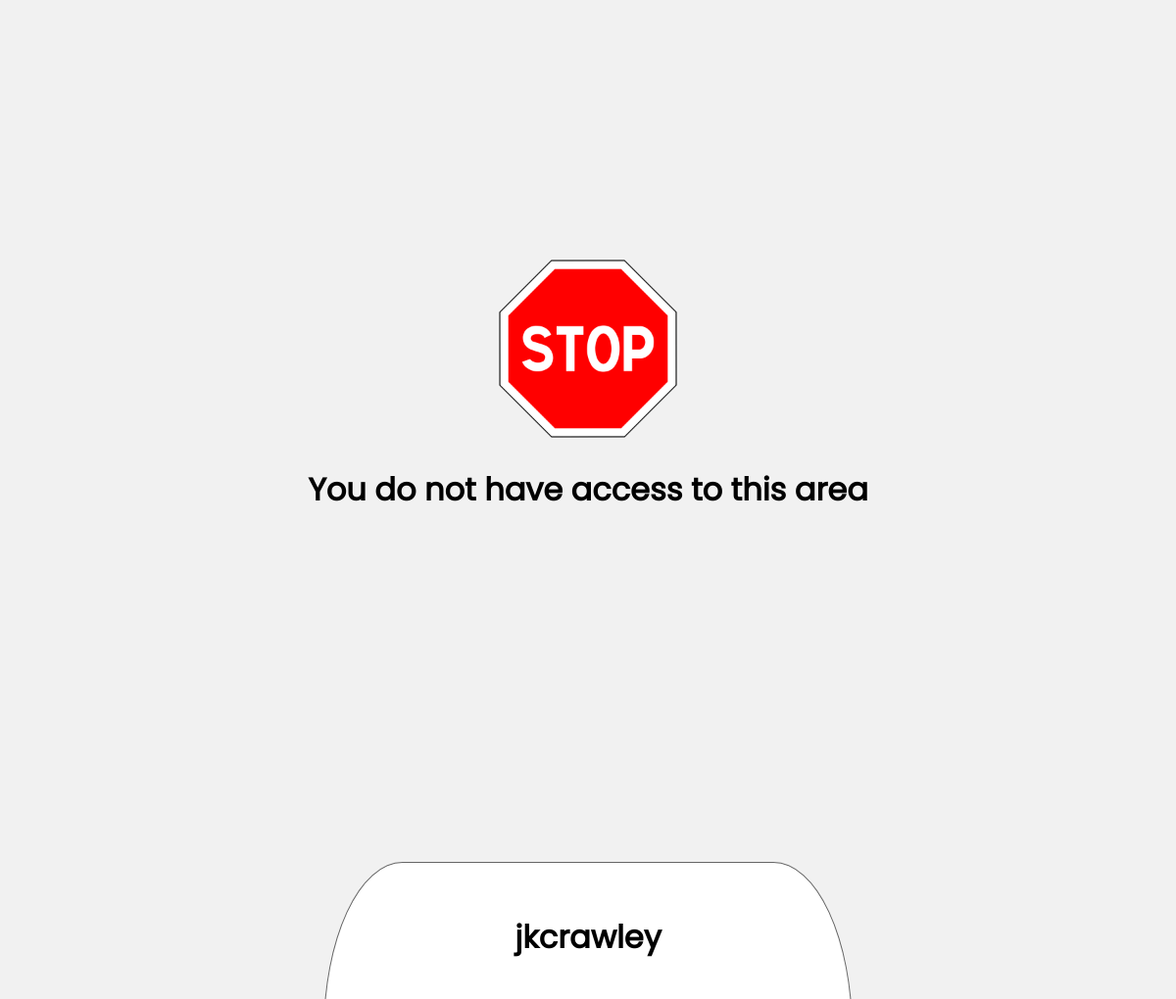
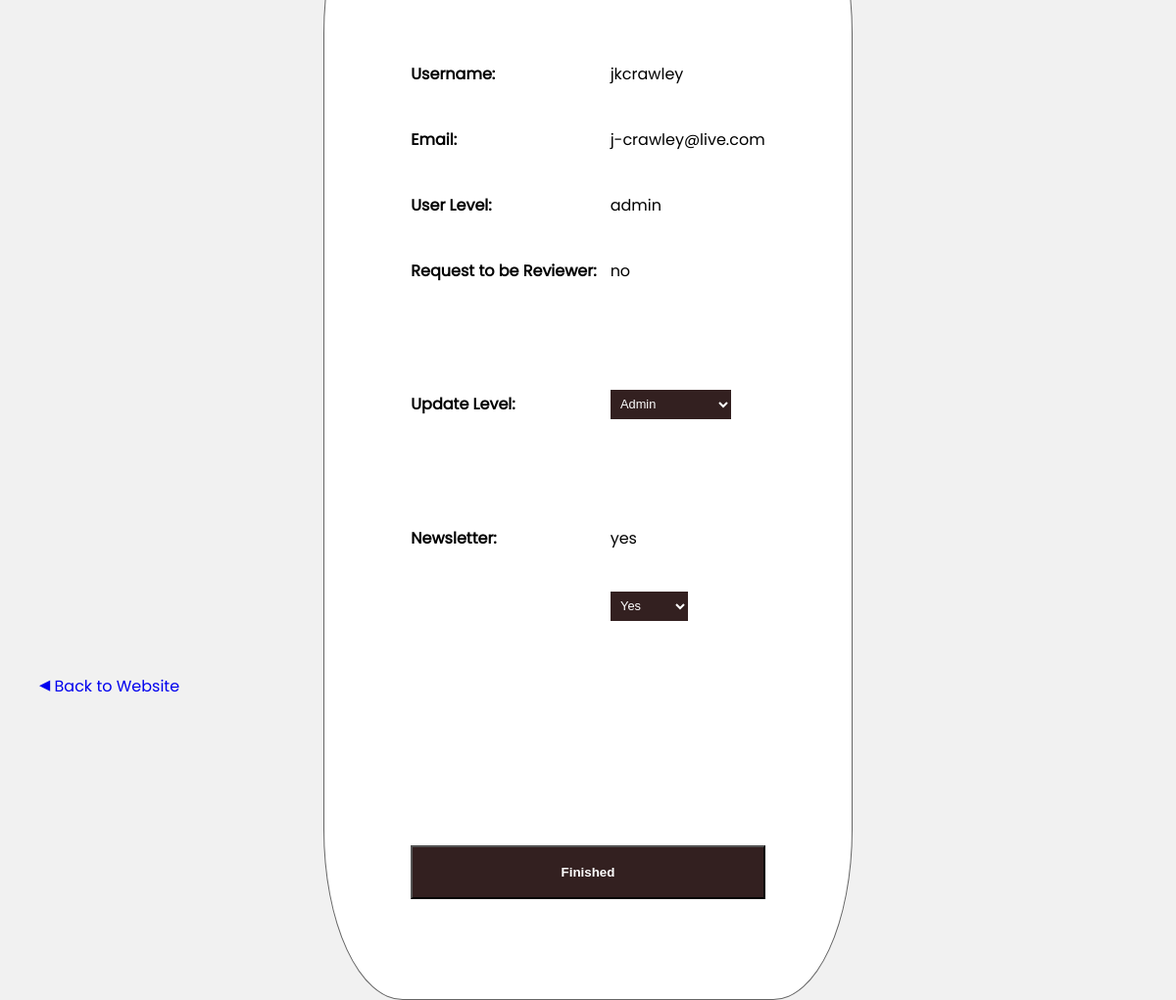
The app's page /admin/useredit.php?userid=6 with its own data (2 pictures, top to bottom).
### tables this page shows
CREATE TABLE IF NOT EXISTS `users` (
  `u_id` int(11) NOT NULL AUTO_INCREMENT,
  `u_username` varchar(60) NOT NULL,
  `u_password` varchar(100) NOT NULL,
  `u_email` varchar(80) NOT NULL,
  `u_newsletter` varchar(5) NOT NULL,
  `u_level` varchar(20) NOT NULL,
  `u_request` varchar(5) NOT NULL,
  PRIMARY KEY (`u_id`)
);

### admin/useredit.php (the view, shortened to what this page needs)
<?php
$userid = $_GET['userid'];
include('../includes/config.php');
$userSQL = "SELECT * FROM users WHERE u_id = '$userid' LIMIT 1;";
$userResult = mysqli_query($conn, $userSQL) or die("Bad query:$userSQL");
if($_SESSION['userlevel'] != 'admin'){
    echo "<div style='display: flex; align-items: center; justify-content: center; flex-direction: column; height: 100%;'><div style=\"background-image: url('../images/stop.png'); width: 200px; height: 200px; background-size: cover;\"></div>";
    echo "<h1>You do not have access to this area</h1></div>";
    echo "<span style='position: absolute; bottom: 15%; left: 40px; padding: 0;'><a href='../login.php' style='text-decoration: none;' ><span style='font-size: 1.4rem'>&#9666;</span> Back to Website</a></span>";
}
?>
<!DOCTYPE html>
<html>
    <head>
        <link rel="stylesheet" href="../css/admin.css">
    </head>
    <body>
        <div class='content-wrapper' <?php $toggleDisply; ?>>
        <table>
<?php
while($row = mysqli_fetch_array($userResult, MYSQLI_ASSOC)){
?>
<tr>
    <td colspan='2'><h1><?php echo $row['u_username']; ?></h1></td>
</tr>
<?php
echo "<tr><td><b>Username:</b></td><td>" . $row['u_username'] . "</td></tr>";
echo "<tr><td><b>Email:</b></td><td>" . $row['u_email'] . "</td></tr>";
echo "<tr><td><b>User Level:</b></td><td>" . $row['u_level'] . "</td></tr>";
echo "<tr><td><b>Request to be Reviewer:</b></td><td>" . $row['u_request'] . "</td></tr>";
?>
<tr>
    <td colspan="2">&nbsp;</td>
</tr>
<form name='updateuser' method='post' action='useredit.php?userid=<?php echo $userid; ?>'>
        <tr>
            <td><b>Update Level:</b></td>
            <td>
            <select name='updatelevel' onchange="this.form.submit();">
                <option value='admin' <?php if($row['u_level'] == 'admin'){ echo "selected"; }?>>Admin</option>
            </select>
            </td>
        </tr>
        <tr>
            <td colspan='2'>&nbsp;</td>
        </tr>
<?php
echo "<tr><td><b>Newsletter:</b></td><td>" . $row['u_newsletter'] . "</td></tr>";
?>
<tr>
        <td></td>
        <td>
            <select name='updateNewsletter' onchange="this.form.submit();">
                <option value='yes' <?php if($row['u_newsletter'] == 'yes'){ echo "selected"; }?>>Yes</option>
            </select>
         </td>
    </tr>
</form>
<?php
}
?>
            <tr>
                <td colspan='2' style='padding: 80px;'>&nbsp;</td>
            </tr>
            <tr>
                <td colspan='2' style='text-align: center;'><a href='editmembers.php'><button>Finished</button></a></td>
            </tr>
        </table>
        </div>
    </body>
</html>

### css/admin.css (style rules this page uses)
* { box-sizing: border-box; margin: 0; padding: 0; }
html { margin: 0; padding: 0; height: 100%; }
:root { --primary: #aa0000; --first: #966363; --second: #eb4d4d; --third: #6b5959; --fourth: #413434; --fifth: #332020; }
body { height: 100%; background-color: #f1f1f1; font-family: poppins; }
h1 { text-align: center; padding: 20px; }
a { text-decoration: none; }
select { font-size: .8rem; padding: .4rem 2rem .4rem .4rem; background: var(--fifth); color: white; border: 0; overflow: hidden; }
.content-wrapper { width: 100%; height: 100%; display: flex; justify-content: center; align-items: flex-start; padding: 80px; }
.content-wrapper table { background-color: white; border-radius: 15%; border: 1px solid #666; padding: 80px; padding-top: 10px; }
.content-wrapper table h1 { margin-top: 0px; margin-bottom: 40px; }
.content-wrapper table tr td { padding: 20px 6px; }
.content-wrapper a { text-decoration: none; color: none; margin: 0; padding: 0; }
.content-wrapper button { background-color: var(--fifth); width: 100%; color: #fff; padding: 18px; font-weight: bold; cursor: pointer; }

### records on screen
users: u_username "jkcrawley", u_email "j-crawley@live.com", u_level "admin", u_request "no", updatelevel "Admin", u_newsletter "yes", updateNewsletter "Yes"
